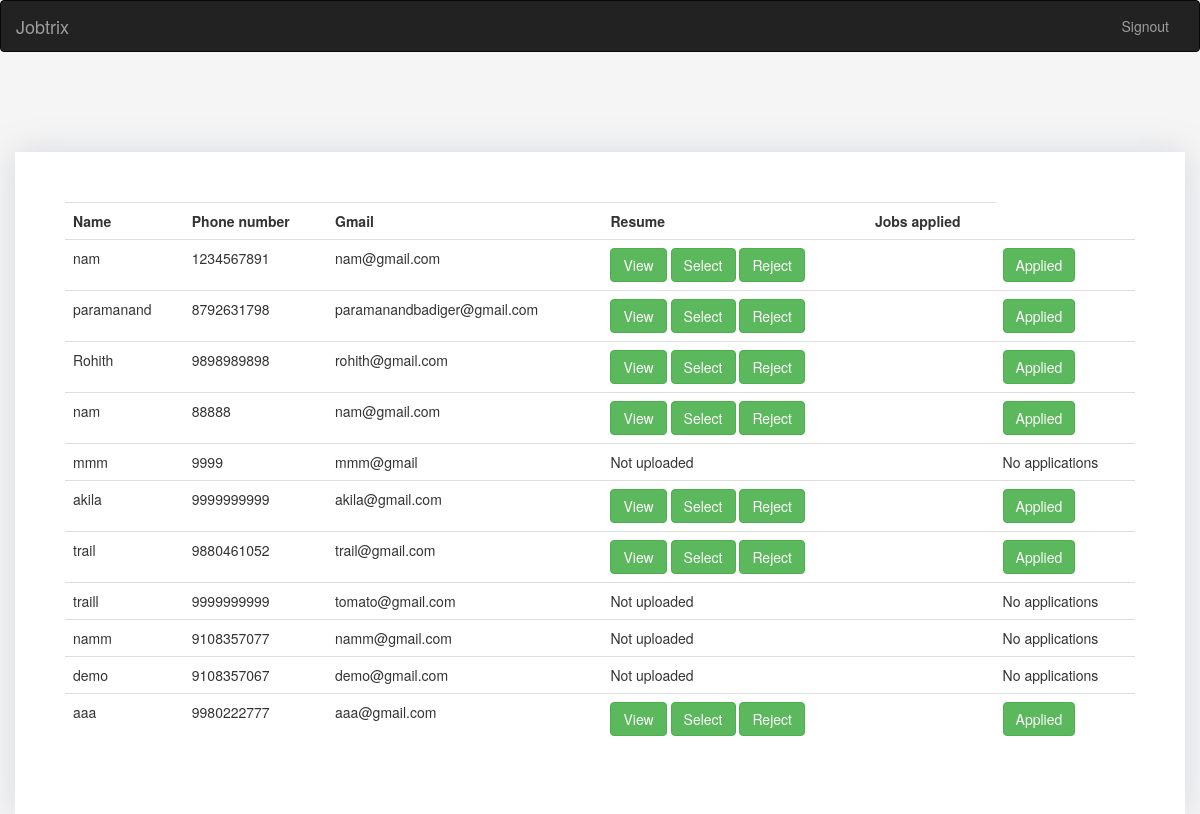
The page /adminhome on the database its author committed.
### tables this page shows
CREATE TABLE user(name TEXT, password TEXT, mobile TEXT, gmail TEXT, profile BLOB, resume TEXT);

### app.py (the view)
@app.route('/adminhome')
def adminhome():
    connection = sqlite3.connect('job_recommend.db')
    cursor = connection.cursor()
    cursor.execute("SELECT * FROM user")
    result = cursor.fetchall()
    return render_template('adminpage.html', result=result)

### templates/adminpage.html (shortened to what this page needs)
<!DOCTYPE html>
<html lang="en">
<head>
    <link rel="stylesheet" href="https://maxcdn.bootstrapcdn.com/font-awesome/4.7.0/css/font-awesome.min.css">
    <link rel="stylesheet" href="https://maxcdn.bootstrapcdn.com/bootstrap/3.3.7/css/bootstrap.min.css">
    <link rel="stylesheet" href="http://127.0.0.1:5000/static/css/main.css">
</head>
<body>
    <nav class="navbar navbar-inverse" style="margin: 0;">
        <div class="container-fluid">
          <div class="navbar-header">
            <a class="navbar-brand" >Jobtrix</a>
              </div>
          <div class="collapse navbar-collapse" id="myNavbar">
            <ul class="nav navbar-nav navbar-right">
               <li ><a href="/logout"></span>Signout</a></li>
            </ul>
          </div>
        </div>
      </nav>
    {% if result %}
      <div class="container">
            <table class="table">
                <tr>
                    <th>Name</th>
                    <th>Phone number</th>
                    <th>Gmail</th>
                    <th>Resume</th>
                    <th>Jobs applied</th>
                </tr>
                {% for  row in result %}
                    <tr>
                        <td>
                            {{ row[0] }}
                        </td>
                        <td>
                            {{ row[2] }}
                        </td>
                        <td>
                            {{ row[3] }}
                        </td>
                            {% if row[5] == 'yes' %}
                            {% set email = row[3] %}
                                <td>
                                    <a href="{{ url_for('view', email=email)}}"><button class="btn btn-success">View</button></a>
                                    <a href="{{ url_for('select', email=email)}}"><button class="btn btn-success">Select</button></a>
                                    <a href="{{ url_for('reject', email=email)}}"><button class="btn btn-success">Reject</button></a>
                                </td>
                            {% else %}
                                <td>
                                    Not uploaded
                                </td>
                            {% endif %}
                            <td>
                                {% if row[5] == 'yes' %}
                            {% set email = row[3] %}
                                <td>
                                    <a href="{{ url_for('appliedjobsadmin', email=email)}}"><button class="btn btn-success">Applied</button></a>
                                </td>
                            {% else %}
                                <td>
                                    No applications
                                </td>
                            {% endif %}
                            </td>
                    </tr>
                {% endfor %}
            </table>
      </div>
    {% endif %}
    </body>
</body>
</html>

### static/css/main.css (style rules this page uses)
body { background-color: whitesmoke; background-repeat: no-repeat; background-size: 100% 100vh; background-attachment: fixed; }

### templates/adminpage.html (style rules this page uses)
.container { margin-top: 100px; padding: 50px; box-shadow: 0px 0px 30px rgba(127, 137, 161, 0.25); background-color: white; }

### rows shown on the page
user: name "nam", mobile "1234567891", gmail "nam@gmail.com"
user: name "paramanand", mobile "8792631798", gmail "paramanandbadiger@gmail.com"
user: name "Rohith", mobile "9898989898", gmail "rohith@gmail.com"
user: name "nam", mobile "88888", gmail "nam@gmail.com"
user: name "mmm", mobile "9999", gmail "mmm@gmail", resume "Not uploaded"
user: name "akila", mobile "9999999999", gmail "akila@gmail.com"
user: name "trail", mobile "9880461052", gmail "trail@gmail.com"
user: name "traill", mobile "9999999999", gmail "tomato@gmail.com", resume "Not uploaded"
user: name "namm", mobile "9108357077", gmail "namm@gmail.com", resume "Not uploaded"
user: name "demo", mobile "9108357067", gmail "demo@gmail.com", resume "Not uploaded"
user: name "aaa", mobile "9980222777", gmail "aaa@gmail.com"
